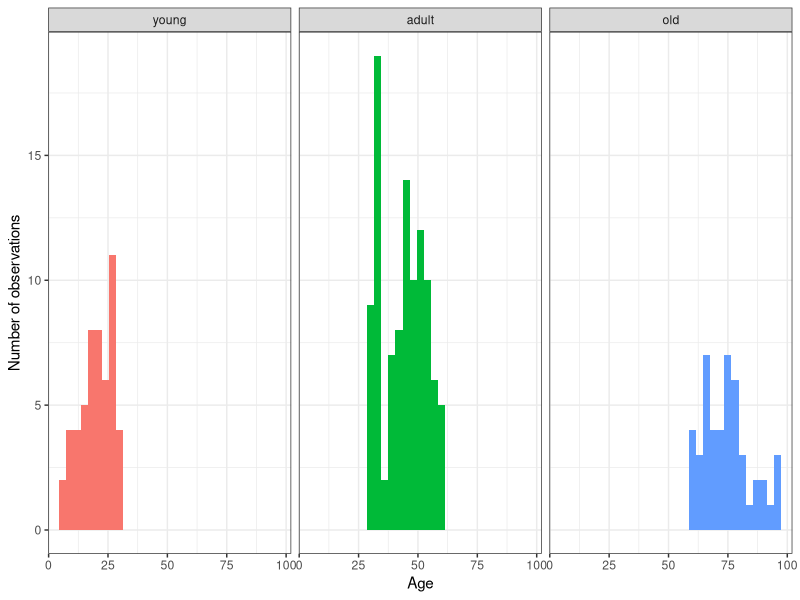

Generate this figure with R:
## ---- chunk 1
## Set chunk settings
knitr::opts_chunk$set(echo = FALSE, 
                      message=FALSE, 
                      warning = FALSE)

library(tidyverse)
library(vroom)
library(knitr)
## ---- chunk 2
# Read data from individual folders
nov = vroom(file = "../data/raw_sequences/gisaid_auspice_input_hcov-19_from_nov6_to_nov30/1624635717282.metadata.tsv",
            delim = "\t")
dic_1 = vroom(file = "../data/raw_sequences/gisaid_auspice_input_hcov-19_from_dic1_to_dic21/1624636659036.metadata.tsv",
              delim = "\t")
dic_2 = vroom(file = "../data/raw_sequences/gisaid_auspice_input_hcov-19_from_dic22_to_dic31/1624637018593.metadata.tsv",
              delim = "\t")
jan = vroom(file = "../data/raw_sequences/gisaid_auspice_input_hcov-19_from_jan1_to_jan17/1624637297277.metadata.tsv",
            delim = "\t")

# Bind data and correct
data = bind_rows(nov,
                 dic_1,
                 dic_2,
                 jan) %>% 
  filter(date > as.Date("2020-11-14")) %>% 
  filter(age != "unknown",
         age != "unkown") %>% 
  mutate(age = as.integer(age),
         age_group = case_when(age < 30 ~ "young",
                              (age >= 30 & age < 60) ~ "adult",
                               age >= 60 ~ "old"))

# Set binwidth
bw = 3

# Summary table
data %>%
  group_by(age_group) %>% 
  summarise(count = n(),
            mean = mean(age),
            median = median(age),
            sd = sd(age),
            min = min(age),
            max = max(age)) %>% 
  arrange(min) %>% 
  kable(col.names = c("Country", 
                      "Number of observations",
                      "Mean",
                      "Median",
                      "Standard Deviation",
                      "Min",
                      "Max"),
        digits = 2,
        caption = "Summary statistics regarding the age of the individuals and age groups considered.")

# Filter out observations that are not age annotated and plot
data %>% 
  mutate(age_group = fct_relevel(age_group, "young", "adult", "old")) %>% 
  ggplot(aes(age, fill = age_group)) + 
  geom_histogram(binwidth = bw) +
  facet_wrap(~age_group, ncol = 3) +
  theme_bw() +
  theme(plot.title = element_text(hjust = 0.5),
        legend.position = "none") +
  labs(x = "Age", 
       y = "Number of observations")
